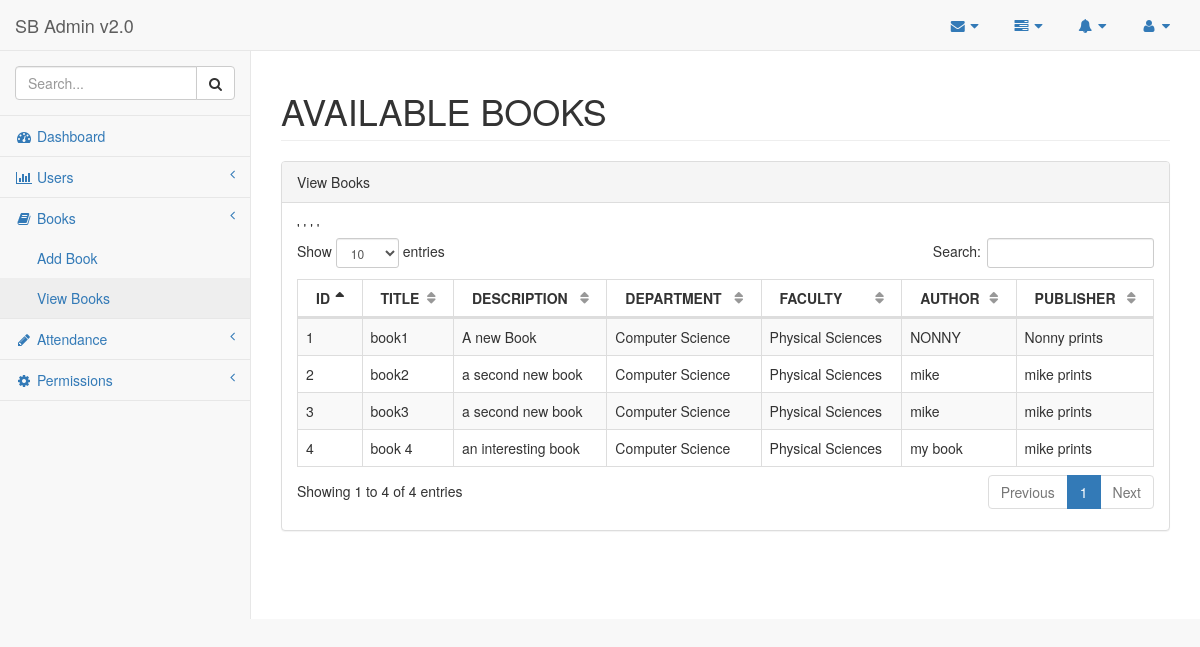
/admin/former_stuff/pages/viewbook.php, run on the app's committed database.
### tables this page shows
CREATE TABLE `books` (
  `id` int(6) NOT NULL,
  `title` varchar(255) NOT NULL,
  `description` varchar(255) NOT NULL,
  `department` varchar(255) NOT NULL,
  `faculty` varchar(255) NOT NULL,
  `author` varchar(255) NOT NULL,
  `publisher` varchar(255) NOT NULL,
  `date` datetime(6) NOT NULL DEFAULT CURRENT_TIMESTAMP
);

### admin/logics.php (called while the page is built, shortened)
<?php
    class db{
        private $server ="localhost";
        private $dbname = "library";
        private $user = "root";
        private $password = "";
        public function connect(){
            $this->conn = mysqli_connect($this->server,$this->user,$this->password,$this->dbname);
            if(!$this->conn){
                echo mysqli_error();
            }else{
                return $this->conn;
            }
        }
    }
    class book extends db{
        function __construct(){
            $this->conn = $this->connect();
        }
        public function viewbooks(){
            $view_query = "SELECT `id`,`title`, `description`, `department`, `faculty`, `author`, `publisher`, `date` FROM `books`";
            $run_view_query = $this->conn->query($view_query);
            if($run_view_query){
                return $run_view_query;
            }else {
                return false;
            }
        }
        public function anybook_exists(){
            $view_query = "SELECT  `id`,`title`, `description`, `department`, `faculty`, `author`, `publisher`, `date` FROM `books`";
            if($run_view_query = $this->conn->query($view_query)){
                if(mysqli_num_rows($run_view_query) > 0){
                    return true;
                }else{
                    return false;
                }
            }else{
                return false;
            }
        }
    }
?>

### admin/former_stuff/pages/viewbook.php (the view, shortened to what this page needs)
<!DOCTYPE html>
<html lang="en">
<head>
    <link href="../vendor/bootstrap/css/bootstrap.min.css" rel="stylesheet">
    <link href="../vendor/metisMenu/metisMenu.min.css" rel="stylesheet">
    <link href="../vendor/datatables-plugins/dataTables.bootstrap.css" rel="stylesheet">
    <link href="../vendor/datatables-responsive/dataTables.responsive.css" rel="stylesheet">
    <link href="../dist/css/sb-admin-2.css" rel="stylesheet">
    <link href="../vendor/font-awesome/css/font-awesome.min.css" rel="stylesheet" type="text/css">
</head>
<body>
    <div id="wrapper">
        <nav class="navbar navbar-default navbar-static-top" role="navigation" style="margin-bottom: 0">
            <div class="navbar-header">
                <a class="navbar-brand" href="index.html">SB Admin v2.0</a>
            </div>
            <ul class="nav navbar-top-links navbar-right">
                <li class="dropdown">
                    <a class="dropdown-toggle" data-toggle="dropdown" href="#">
                        <i class="fa fa-envelope fa-fw"></i> <i class="fa fa-caret-down"></i>
                    </a>
                </li>
                <li class="dropdown">
                    <a class="dropdown-toggle" data-toggle="dropdown" href="#">
                        <i class="fa fa-tasks fa-fw"></i> <i class="fa fa-caret-down"></i>
                    </a>
                </li>
                <li class="dropdown">
                    <a class="dropdown-toggle" data-toggle="dropdown" href="#">
                        <i class="fa fa-bell fa-fw"></i> <i class="fa fa-caret-down"></i>
                    </a>
                </li>
                <li class="dropdown">
                    <a class="dropdown-toggle" data-toggle="dropdown" href="#">
                        <i class="fa fa-user fa-fw"></i> <i class="fa fa-caret-down"></i>
                    </a>
                </li>
            </ul>
                  <div class="navbar-default sidebar" role="navigation">
                <div class="sidebar-nav navbar-collapse">
                    <ul class="nav" id="side-menu">
                        <li class="sidebar-search">
                            <div class="input-group custom-search-form">
                                <input type="text" class="form-control" placeholder="Search...">
                                <span class="input-group-btn">
                                <button class="btn btn-default" type="button">
                                    <i class="fa fa-search"></i>
                                </button>
                            </span>
                            </div>
                        </li>
                        <li>
                            <a href="index.html"><i class="fa fa-dashboard fa-fw"></i> Dashboard</a>
                        </li>
                        <li>
                            <a href="#"><i class="fa fa-bar-chart-o fa-fw"></i> Users <span class="fa arrow"></span></a>
                        </li>
                        <li>
                            <a href="tables.html"><i class="fa fa-book fa-fw"></i> Books <span class="fa arrow"></span></a>
                            <ul class="nav nav-second-level">
                                <li>
                                    <a href="addbook.php">Add Book </a>
                                </li>
                                <li>
                                    <a href="viewbook.php">View Books </a>
                                </li>
                            </ul>
                        </li>
                        <li>
                            <a href="tables.html"><i class="fa fa-pencil fa-fw"></i> Attendance <span class="fa arrow"></span></a>
                        </li>
                        <li>
                            <a href="tables.html"><i class="fa fa-cog fa-fw"></i> Permissions <span class="fa arrow"></span></a>
                        </li>
                    </ul>
                </div>
            </div>
        </nav>
        <div id="page-wrapper">
            <div class="row">
                <div class="col-lg-12">
                    <h1 class="page-header">AVAILABLE BOOKS </h1>
                </div>
            </div>
            <div class="row">
                <div class="col-lg-12">
                    <div class="panel panel-default">
                        <div class="panel-heading">
                            View Books
                        </div>
                        <div class="panel-body">
                            <table width="100%" class="table table-striped table-bordered table-hover" id="dataTables-example">
                                <thead>
                                    <tr>
                                        <th>ID</th>
                                        <th>TITLE</th>
                                        <th>DESCRIPTION</th>
                                        <th>DEPARTMENT</th>
                                        <th>FACULTY</th>
                                        <th>AUTHOR</th>
                                        <th>PUBLISHER</th>
                                    </tr>
                                </thead>
                                <tbody>
                                    <?php
                                        require('../logics.php');
                                        $book = new book();
                                        if($book->anybook_exists()){
                                            if($view_book = $book->viewbooks()){
                                                while($row = mysqli_fetch_assoc($view_book)){
                                            echo "
                                                <tr class='gradeA'>
                                                    <td>". $row['id']."</td>
                                                    <td>". $row['title']."</td>
                                                    <td>". $row['description']."</td>
                                                    <td class='center'>". $row['department'] ."</td>
                                                    <td class='center'>". $row['faculty'] ."</td>
                                                    <td class='center'>". $row['author'] ."</td>'
                                                    <td class='center'>". $row['publisher'] ."</td>
                                                </tr>
                                                ";
                                                }
                                            }
                                        }
                                    ?>
                                </tbody>
                            </table>
                        </div>
                    </div>
                </div>
            </div>
        </div>
    </div>
</body>
</html>

### data on the page
books: id "1", title "book1", description "A new Book", department "Computer Science", faculty "Physical Sciences", author "NONNY", publisher "Nonny prints"
books: id "2", title "book2", description "a second new book", department "Computer Science", faculty "Physical Sciences", author "mike", publisher "mike prints"
books: id "3", title "book3", description "a second new book", department "Computer Science", faculty "Physical Sciences", author "mike", publisher "mike prints"
books: id "4", title "book 4", description "an interesting book", department "Computer Science", faculty "Physical Sciences", author "my book", publisher "mike prints"
